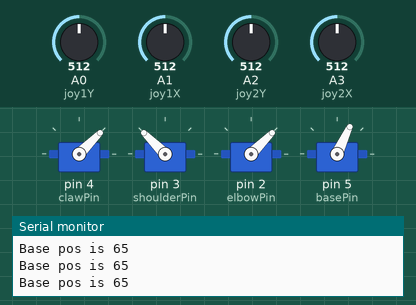
Recording of a sketch running on a simulated Arduino Uno, built with avr-gcc and run on an emulated ATmega328P. Parts: 4 × servo, the last lines printed to the serial monitor. The test bench sets the inputs (shaded band); at power-on: A0 (joy1Y) = 512, A3 (joy2X) = 512, A1 (joy1X) = 512, A2 (joy2Y) = 512.

Above: at 1.2 s.
1.3 s: A0 (joy1Y) set to 716
At 1.7 s:
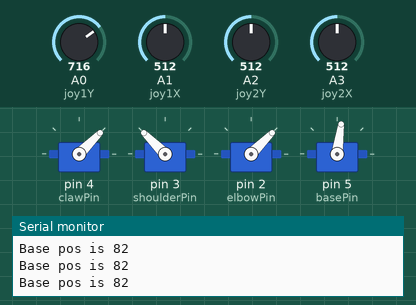
2.8 s: A3 (joy2X) set to 716
At 3.9 s:
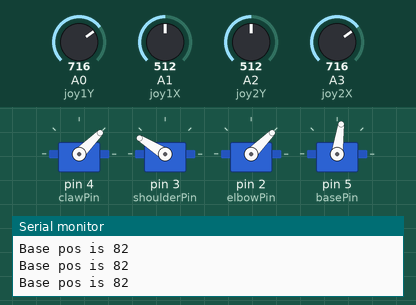
4.3 s: A1 (joy1X) set to 306
At 5.5 s:
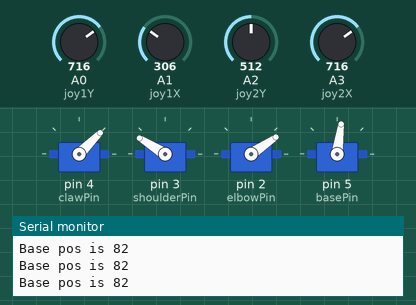
5.8 s: A2 (joy2Y) set to 306
At 6.7 s:
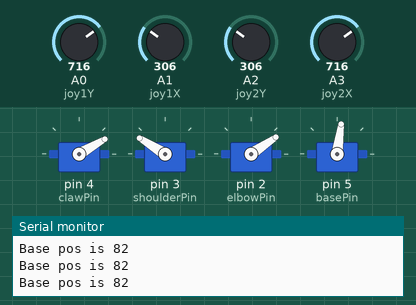
7.3 s: A0 (joy1Y) set to 992
At 7.8 s:
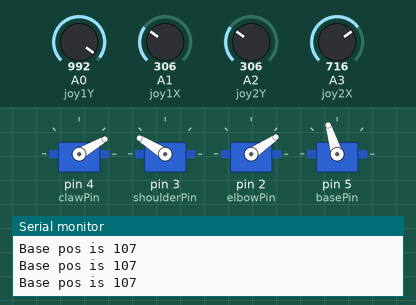
8.8 s: A2 (joy2Y) set to 30
At 10.2 s:
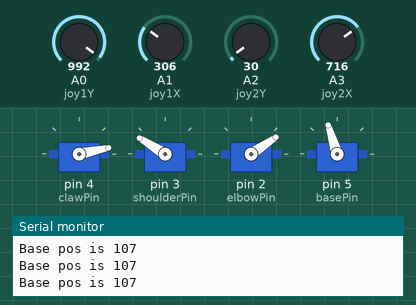
Timing chart, 0 to 11.3 s (numbered marks = the images above; inputs shaded):
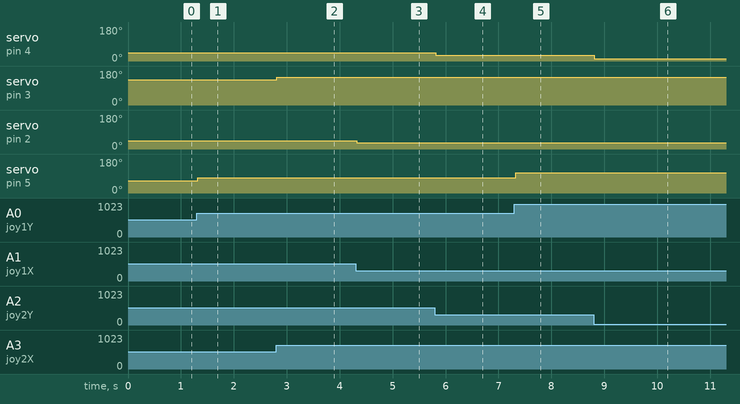

Measured:
- after the input at 1.3 s, servo on pin 5 (basePin): 65° → 82° at once
- after the input at 2.8 s, servo on pin 3 (shoulderPin): 135° → 148° at once
- after the input at 4.3 s, servo on pin 2 (elbowPin): 45° → 34° at once
- after the input at 5.8 s, servo on pin 4 (clawPin): 45° → 30° at once
- after the input at 7.3 s, servo on pin 5 (basePin): 82° → 107° at once
- after the input at 8.8 s, servo on pin 4 (clawPin): 30° → 12° at once

The sketch:

ArmWithTwoSticks.ino
```cpp
// Joystick x- and y- axes are connected to A1 and A0 analog pins of Arduino.
// Servos are connectd to PWM Pins 9 and 10.


#include <Servo.h>

Servo claw, shoulder, elbow, base;

int joy1X = A1; //  X - axis of Joystick
int joy1Y = A0; // y - axis of Joystick
int joy2X = A3; //  X - axis of Joystick
int joy2Y = A2; // y - axis of Joystick
int x1, y1, x2, y2;
const int clawPin = 4; // the digital pin used for the first servo
const int shoulderPin = 3; // the digital pin used for the second servo
const int elbowPin = 2;
const int basePin = 5;


void setup()
{
  Serial.begin(9600);
  claw.attach(clawPin);  // 20-70
  //claw.write(45); // set the intial position of the servo, as fast as possible, run in background
  shoulder.attach(shoulderPin);  // 100-170
  //shoulder.write(135);  // set the intial position of the servo, as fast as possible, wait until done
  elbow.attach(elbowPin);  // 20-100 !!!
  //elbow.write(50);  // set the intial position of the servo, as fast as possible, wait until done*/
  base.attach(basePin); //45-135 !!
  //base.write(90);  // set the intial position of the servo, as fast as possible, wait until done
}

void loop()
{
  x1 = map(analogRead(joy1X), 0, 1023, 20, 70);
  y1 = map(analogRead(joy1Y), 0, 1023, 20, 110);
  y2 = map(analogRead(joy2Y), 0, 1023, 10, 80);
  x2 = map(analogRead(joy2X), 0, 1023, 100, 170);
  claw.write(y2);
  Serial.println("Base pos is " + String(y1));
  base.write(y1);
  shoulder.write(x2);
  elbow.write(x1);
  delay(5);
}
```
